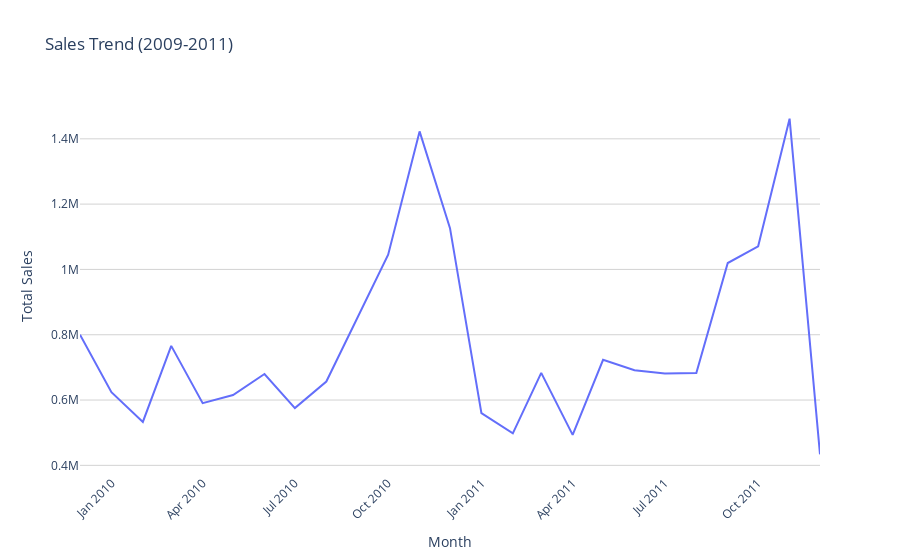

Notebook cell for this chart:
### Code cell
import plotly.express as px

# Group by month and calculate total sales
sales_trend = df_concat.groupby(df_concat['InvoiceDate'].dt.to_period('M')).sum()['TotalSales']

# Convert sales_trend to a DataFrame for Plotly
sales_trend_df = pd.DataFrame({'Month': sales_trend.index.to_timestamp(), 'Total Sales': sales_trend.values})

# Create the interactive line plot with Plotly
fig = px.line(sales_trend_df, x='Month', y='Total Sales', title='Sales Trend (2009-2011)')

# Add hover information
fig.update_traces(hovertemplate='<b>%{x}</b><br>Total Sales: %{y:.2f}')

# Customize the layout
fig.update_layout(
    xaxis_title='Month',
    yaxis_title='Total Sales',
    hovermode='x',
    xaxis_tickangle=-45,
    yaxis=dict(gridcolor='lightgray'),
    plot_bgcolor='white'
)

# Show the interactive plot
fig.show()

### Figure 1 — Plotly figure (JSON) as saved in the notebook; plotly's stock layout.template omitted (floating-point values rounded to 4 significant figures)
{"data": [{"hovertemplate": "<b>%{x}</b><br>Total Sales: %{y:.2f}", "legendgroup": "", "line": {"color": "#636efa", "dash": "solid"}, "marker": {"symbol": "circle"}, "mode": "lines", "name": "", "orientation": "v", "showlegend": false, "type": "scatter", "x": ["2009-12-01T00:00:00", "2010-01-01T00:00:00", "2010-02-01T00:00:00", "2010-03-01T00:00:00", "2010-04-01T00:00:00", "2010-05-01T00:00:00", "2010-06-01T00:00:00", "2010-07-01T00:00:00", "2010-08-01T00:00:00", "2010-09-01T00:00:00", "2010-10-01T00:00:00", "2010-11-01T00:00:00", "2010-12-01T00:00:00", "2011-01-01T00:00:00", "2011-02-01T00:00:00", "2011-03-01T00:00:00", "2011-04-01T00:00:00", "2011-05-01T00:00:00", "2011-06-01T00:00:00", "2011-07-01T00:00:00", "2011-08-01T00:00:00", "2011-09-01T00:00:00", "2011-10-01T00:00:00", "2011-11-01T00:00:00", "2011-12-01T00:00:00"], "xaxis": "x", "y": [799800.0, 624000.0, 533100.0, 765800.0, 590600.0, 615300.0, 679800.0, 575200.0, 656800.0, 853700.0, 1045000.0, 1423000.0, 1126000.0, 560000.0, 498100.0, 683300.0, 493200.0, 723300.0, 691100.0, 681300.0, 682700.0, 1020000.0, 1071000.0, 1462000.0, 433700.0], "yaxis": "y"}], "layout": {"hovermode": "x", "legend": {"tracegroupgap": 0}, "plot_bgcolor": "white", "title": {"text": "Sales Trend (2009-2011)"}, "xaxis": {"anchor": "y", "domain": [0, 1], "tickangle": -45, "title": {"text": "Month"}}, "yaxis": {"anchor": "x", "domain": [0, 1], "gridcolor": "lightgray", "title": {"text": "Total Sales"}}}}
